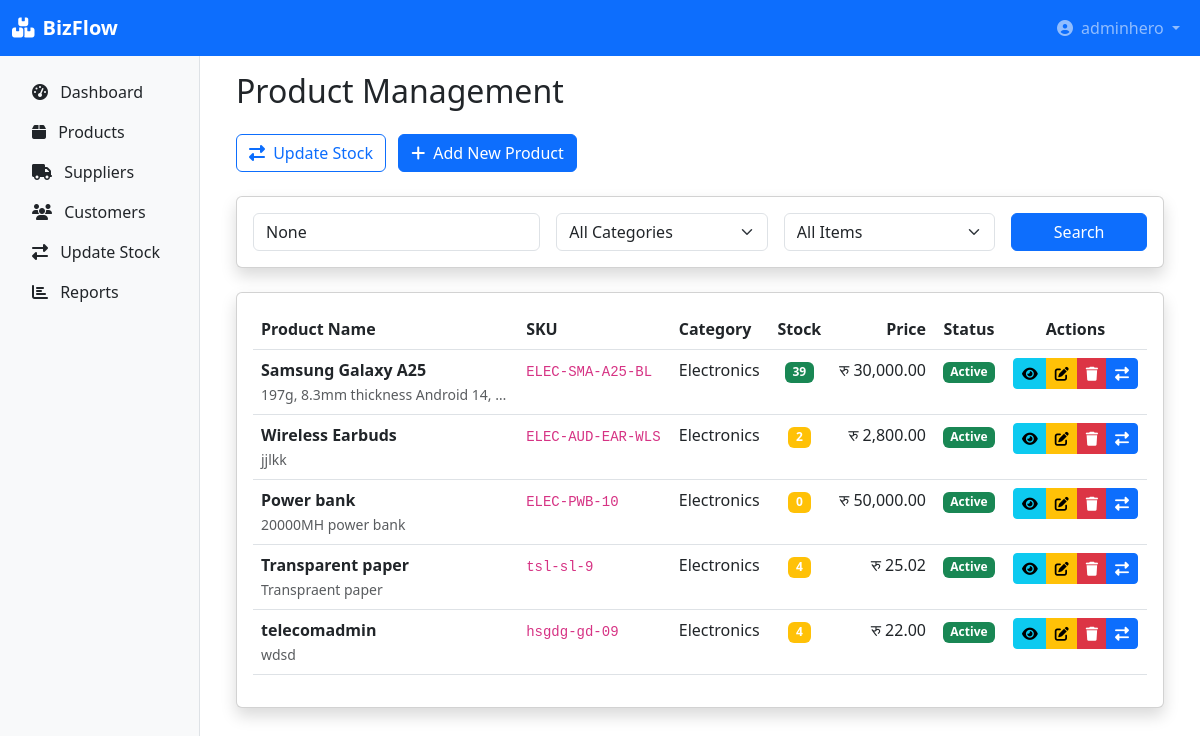
Screenshot of /products/ (signed in) with the database file from the repository.
### inventory/models.py (models this page shows, shortened)
class Product(models.Model):
    name = models.CharField(max_length=200)
    category = models.ForeignKey(Category, on_delete=models.SET_NULL, null=True)
    supplier = models.ForeignKey(Supplier, on_delete=models.SET_NULL, null=True)
    sku = models.CharField(max_length=50, unique=True)  # Stock Keeping Unit
    description = models.TextField(blank=True, null=True)
    unit_price = models.DecimalField(max_digits=10, decimal_places=2, validators=[MinValueValidator(0)])
    cost_price = models.DecimalField(max_digits=10, decimal_places=2, validators=[MinValueValidator(0)])
    current_stock = models.IntegerField(default=0, validators=[MinValueValidator(0)])
    low_stock_threshold = models.IntegerField(default=10, validators=[MinValueValidator(0)])
    location = models.CharField(max_length=100, blank=True, null=True) # e.g., "Aisle 4, Shelf B"
    is_active = models.BooleanField(default=True)
    date_added = models.DateTimeField(auto_now_add=True)

class Category(models.Model):
    name = models.CharField(max_length=100)
    description = models.TextField(blank=True, null=True)
    class Meta:
        verbose_name_plural = "Categories"

### inventory/views.py (the view)
# urls.py: path('products/', views.product_list, name='product_list'),
@login_required
def product_list(request):
    query = request.GET.get('q')
    category_id = request.GET.get('category')
    low_stock = request.GET.get('low_stock')
    products = Product.objects.filter(is_active=True).select_related('category', 'supplier')
    if query:
        products = products.filter(Q(name__icontains=query) | Q(sku__icontains=query) | Q(description__icontains=query))
    if category_id and category_id != 'all':
        products = products.filter(category_id=category_id)
    if low_stock:
        products = products.filter(current_stock__lte=models.F('low_stock_threshold'))
    categories = Category.objects.all()
    context = {
        'products': products,
        'categories': categories,
        'current_query': query,
        'current_category': category_id,
        'current_low_stock': low_stock,
    }
    return render(request, 'inventory/product_list.html', context)

### inventory/templates/inventory/product_list.html (shortened to what this page needs)
{% extends 'inventory/base.html' %}
{% load humanize %}
{% block content %}
<div class="container-fluid">
    <h1 class="h2 mb-4">Product Management</h1>
    <div class="d-flex justify-content-between align-items-center mb-4">
        <div>
            <a href="{% url 'add_stock_transaction' %}" class="btn btn-outline-primary me-2">
                <i class="fas fa-exchange-alt me-1"></i> Update Stock
            </a>
            <a href="{% url 'add_product' %}" class="btn btn-primary">
                <i class="fas fa-plus me-1"></i> Add New Product
            </a>
        </div>
    </div>
    <div class="card shadow mb-4">
        <div class="card-body">
            <form method="get" class="row g-3">
                <div class="col-md-4">
                    <input type="text" class="form-control" name="q" placeholder="Search products..." value="{{ current_query }}">
                </div>
                <div class="col-md-3">
                    <select class="form-select" name="category">
                        <option value="all">All Categories</option>
                    </select>
                </div>
                <div class="col-md-3">
                    <select class="form-select" name="low_stock">
                        <option value="">All Items</option>
                    </select>
                </div>
                <div class="col-md-2">
                    <button type="submit" class="btn btn-primary w-100">Search</button>
                </div>
            </form>
        </div>
    </div>
    <div class="card shadow">
        <div class="card-body">
            {% if products %}
            <div class="table-responsive">
                <table class="table table-hover">
                    <thead>
                        <tr>
                            <th>Product Name</th>
                            <th>SKU</th>
                            <th>Category</th>
                            <th class="text-center">Stock</th>
                            <th class="text-end">Price</th>
                            <th class="text-center">Status</th>
                            <th class="text-center">Actions</th>
                        </tr>
                    </thead>
                    <tbody>
                        {% for product in products %}
                        <tr>
                            <td>
                                <strong>{{ product.name }}</strong>
                                {% if product.description %}
                                <br><small class="text-muted">{{ product.description|truncatewords:5 }}</small>
                                {% endif %}
                            </td>
                            <td><code>{{ product.sku }}</code></td>
                            <td>{{ product.category.name|default:"-" }}</td>
                            <td class="text-center">
                                <span class="badge {% if product.current_stock <= product.low_stock_threshold %}bg-warning{% else %}bg-success{% endif %}">
                                    {{ product.current_stock }}
                                </span>
                            </td>
                            <td class="text-end">रु {{ product.unit_price|floatformat:2|intcomma }}</td>
                            <td class="text-center">
                                <span class="badge {% if product.is_active %}bg-success{% else %}bg-secondary{% endif %}">
                                    {% if product.is_active %}Active{% else %}Inactive{% endif %}
                                </span>
                            </td>
                            <td class="text-center">
                                <div class="btn-group btn-group-sm" role="group">
                                    <a href="{% url 'product_detail' product.id %}" class="btn btn-info" title="View Details">
                                        <i class="fas fa-eye"></i>
                                    </a>
                                    <a href="{% url 'edit_product' product.id %}" class="btn btn-warning" title="Edit Product">
                                        <i class="fas fa-edit"></i>
                                    </a>
                                    <a href="{% url 'delete_product' product.id %}" class="btn btn-danger" title="Delete Product">
                                        <i class="fas fa-trash"></i>
                                    </a>
                                    <a href="{% url 'add_stock_transaction' %}?product={{ product.id }}" class="btn btn-primary" title="Update Stock">
                                        <i class="fas fa-exchange-alt"></i>
                                    </a>
                                </div>
                            </td>
                        </tr>
                        {% endfor %}
                    </tbody>
                </table>
            </div>
            {% endif %}
        </div>
    </div>
</div>
{% endblock %}

### inventory/templates/inventory/base.html (shortened to what this page needs)
<!DOCTYPE html>
<html lang="en">
<head>
    <link href="https://cdn.jsdelivr.net/npm/bootstrap@5.3.0/dist/css/bootstrap.min.css" rel="stylesheet">
    <link rel="stylesheet" href="https://cdnjs.cloudflare.com/ajax/libs/font-awesome/6.4.0/css/all.min.css">
</head>
<body>
    <nav class="navbar navbar-expand-lg navbar-dark bg-primary">
        <div class="container-fluid">
            <a class="navbar-brand" href="{% url 'dashboard' %}"><i class="fas fa-boxes me-2"></i><strong>BizFlow</strong></a>
            <div class="collapse navbar-collapse" id="navbarNav">
                <ul class="navbar-nav ms-auto">
                    <li class="nav-item dropdown">
                        <a class="nav-link dropdown-toggle" href="#" role="button" data-bs-toggle="dropdown">
                            <i class="fas fa-user-circle me-1"></i> {{ user.username }}
                        </a>
                    </li>
                </ul>
            </div>
        </div>
    </nav>
    <div class="container-fluid">
        <div class="row">
            <div class="col-md-3 col-lg-2 sidebar d-md-block p-3">
                <nav class="nav flex-column">
    <a class="nav-link text-dark" href="{% url 'dashboard' %}"><i class="fas fa-tachometer-alt me-2"></i> Dashboard</a>
    <a class="nav-link text-dark" href="{% url 'product_list' %}"><i class="fas fa-box me-2"></i> Products</a>
    <a class="nav-link text-dark" href="{% url 'supplier_list' %}"><i class="fas fa-truck me-2"></i> Suppliers</a>
    <a class="nav-link text-dark" href="{% url 'customer_list' %}"><i class="fas fa-users me-2"></i> Customers</a>
    <a class="nav-link text-dark" href="{% url 'add_stock_transaction' %}"><i class="fas fa-exchange-alt me-2"></i> Update Stock</a>
    <a class="nav-link text-dark" href="{% url 'reports_dashboard' %}"><i class="fas fa-chart-bar me-2"></i> Reports</a>
                </nav>
            </div>
            <main class="col-md-9 col-lg-10 ms-sm-auto px-4 py-3">
                {% block content %}{% endblock content %}
            </main>
        </div>
    </div>
</body>
</html>

### inventory/templates/inventory/base.html (style rules this page uses)
.sidebar { min-height: calc(100vh - 56px); background-color: #f8f9fa; border-right: 1px solid #dee2e6; }

### rows the page displays
Product: name "Samsung Galaxy A25", description "197g, 8.3mm thickness Android 14, …", sku "ELEC-SMA-A25-BL", category.name "Electronics", current_stock "39", unit_price "30,000.00", is_active "Active"
Product: name "Wireless Earbuds", description "jjlkk", sku "ELEC-AUD-EAR-WLS", category.name "Electronics", current_stock "2", unit_price "2,800.00", is_active "Active"
Product: name "Power bank", description "20000MH power bank", sku "ELEC-PWB-10", category.name "Electronics", current_stock "0", unit_price "50,000.00", is_active "Active"
Product: name "Transparent paper", description "Transpraent paper", sku "tsl-sl-9", category.name "Electronics", current_stock "4", unit_price "25.02", is_active "Active"
Product: name "telecomadmin", description "wdsd", sku "hsgdg-gd-09", category.name "Electronics", current_stock "4", unit_price "22.00", is_active "Active"

### other values shown
{{ user.username }} "adminhero"
